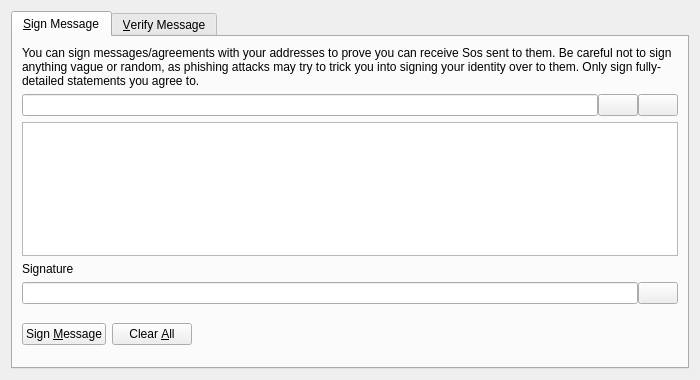
<?xml version="1.0" encoding="UTF-8"?>
<ui version="4.0">
 <class>SignVerifyMessageDialog</class>
 <widget class="QDialog" name="SignVerifyMessageDialog">
  <property name="geometry">
   <rect>
    <x>0</x>
    <y>0</y>
    <width>700</width>
    <height>380</height>
   </rect>
  </property>
  <property name="windowTitle">
   <string>Signatures - Sign / Verify a Message</string>
  </property>
  <property name="modal">
   <bool>true</bool>
  </property>
  <layout class="QVBoxLayout" name="verticalLayout">
   <item>
    <widget class="QTabWidget" name="tabWidget">
     <property name="currentIndex">
      <number>0</number>
     </property>
     <widget class="QWidget" name="tabSignMessage">
      <attribute name="title">
       <string>&amp;Sign Message</string>
      </attribute>
      <layout class="QVBoxLayout" name="verticalLayout_SM">
       <item>
        <widget class="QLabel" name="infoLabel_SM">
         <property name="text">
          <string>You can sign messages/agreements with your addresses to prove you can receive Sos sent to them. Be careful not to sign anything vague or random, as phishing attacks may try to trick you into signing your identity over to them. Only sign fully-detailed statements you agree to.</string>
         </property>
         <property name="textFormat">
          <enum>Qt::PlainText</enum>
         </property>
         <property name="wordWrap">
          <bool>true</bool>
         </property>
        </widget>
       </item>
       <item>
        <layout class="QHBoxLayout" name="horizontalLayout_1_SM">
         <property name="spacing">
          <number>0</number>
         </property>
         <item>
          <widget class="QValidatedLineEdit" name="addressIn_SM">
           <property name="toolTip">
            <string>The Sos address to sign the message with</string>
           </property>
          </widget>
         </item>
         <item>
          <widget class="QPushButton" name="addressBookButton_SM">
           <property name="toolTip">
            <string>Choose previously used address</string>
           </property>
           <property name="text">
            <string/>
           </property>
           <property name="shortcut">
            <string>Alt+A</string>
           </property>
           <property name="autoDefault">
            <bool>false</bool>
           </property>
          </widget>
         </item>
         <item>
          <widget class="QPushButton" name="pasteButton_SM">
           <property name="toolTip">
            <string>Paste address from clipboard</string>
           </property>
           <property name="text">
            <string/>
           </property>
           <property name="shortcut">
            <string>Alt+P</string>
           </property>
           <property name="autoDefault">
            <bool>false</bool>
           </property>
          </widget>
         </item>
        </layout>
       </item>
       <item>
        <widget class="QPlainTextEdit" name="messageIn_SM">
         <property name="toolTip">
          <string>Enter the message you want to sign here</string>
         </property>
        </widget>
       </item>
       <item>
        <widget class="QLabel" name="signatureLabel_SM">
         <property name="text">
          <string>Signature</string>
         </property>
         <property name="textFormat">
          <enum>Qt::PlainText</enum>
         </property>
        </widget>
       </item>
       <item>
        <layout class="QHBoxLayout" name="horizontalLayout_2_SM">
         <property name="spacing">
          <number>0</number>
         </property>
         <item>
          <widget class="QLineEdit" name="signatureOut_SM">
           <property name="font">
            <font>
             <italic>true</italic>
            </font>
           </property>
           <property name="readOnly">
            <bool>true</bool>
           </property>
          </widget>
         </item>
         <item>
          <widget class="QPushButton" name="copySignatureButton_SM">
           <property name="toolTip">
            <string>Copy the current signature to the system clipboard</string>
           </property>
           <property name="text">
            <string/>
           </property>
           <property name="autoDefault">
            <bool>false</bool>
           </property>
          </widget>
         </item>
        </layout>
       </item>
       <item>
        <layout class="QHBoxLayout" name="horizontalLayout_3_SM">
         <item>
          <widget class="QPushButton" name="signMessageButton_SM">
           <property name="toolTip">
            <string>Sign the message to prove you own this Sos address</string>
           </property>
           <property name="text">
            <string>Sign &amp;Message</string>
           </property>
           <property name="autoDefault">
            <bool>false</bool>
           </property>
          </widget>
         </item>
         <item>
          <widget class="QPushButton" name="clearButton_SM">
           <property name="toolTip">
            <string>Reset all sign message fields</string>
           </property>
           <property name="text">
            <string>Clear &amp;All</string>
           </property>
           <property name="autoDefault">
            <bool>false</bool>
           </property>
          </widget>
         </item>
         <item>
          <spacer name="horizontalSpacer_1_SM">
           <property name="orientation">
            <enum>Qt::Horizontal</enum>
           </property>
           <property name="sizeHint" stdset="0">
            <size>
             <width>40</width>
             <height>48</height>
            </size>
           </property>
          </spacer>
         </item>
         <item>
          <widget class="QLabel" name="statusLabel_SM">
           <property name="font">
            <font>
             <weight>75</weight>
             <bold>true</bold>
            </font>
           </property>
           <property name="text">
            <string/>
           </property>
           <property name="wordWrap">
            <bool>true</bool>
           </property>
          </widget>
         </item>
         <item>
          <spacer name="horizontalSpacer_2_SM">
           <property name="orientation">
            <enum>Qt::Horizontal</enum>
           </property>
           <property name="sizeHint" stdset="0">
            <size>
             <width>40</width>
             <height>48</height>
            </size>
           </property>
          </spacer>
         </item>
        </layout>
       </item>
      </layout>
     </widget>
     <widget class="QWidget" name="tabVerifyMessage">
      <attribute name="title">
       <string>&amp;Verify Message</string>
      </attribute>
      <layout class="QVBoxLayout" name="verticalLayout_VM">
       <item>
        <widget class="QLabel" name="infoLabel_VM">
         <property name="text">
          <string>Enter the receiver's address, message (ensure you copy line breaks, spaces, tabs, etc. exactly) and signature below to verify the message. Be careful not to read more into the signature than what is in the signed message itself, to avoid being tricked by a man-in-the-middle attack. Note that this only proves the signing party receives with the address, it cannot prove sendership of any transaction!</string>
         </property>
         <property name="textFormat">
          <enum>Qt::PlainText</enum>
         </property>
         <property name="alignment">
          <set>Qt::AlignLeading|Qt::AlignLeft|Qt::AlignTop</set>
         </property>
         <property name="wordWrap">
          <bool>true</bool>
         </property>
        </widget>
       </item>
       <item>
        <layout class="QHBoxLayout" name="horizontalLayout_1_VM">
         <property name="spacing">
          <number>0</number>
         </property>
         <item>
          <widget class="QValidatedLineEdit" name="addressIn_VM">
           <property name="toolTip">
            <string>The Sos address the message was signed with</string>
           </property>
          </widget>
         </item>
         <item>
          <widget class="QPushButton" name="addressBookButton_VM">
           <property name="toolTip">
            <string>Choose previously used address</string>
           </property>
           <property name="text">
            <string/>
           </property>
           <property name="shortcut">
            <string>Alt+A</string>
           </property>
           <property name="autoDefault">
            <bool>false</bool>
           </property>
          </widget>
         </item>
        </layout>
       </item>
       <item>
        <widget class="QPlainTextEdit" name="messageIn_VM"/>
       </item>
       <item>
        <widget class="QValidatedLineEdit" name="signatureIn_VM"/>
       </item>
       <item>
        <layout class="QHBoxLayout" name="horizontalLayout_2_VM">
         <item>
          <widget class="QPushButton" name="verifyMessageButton_VM">
           <property name="toolTip">
            <string>Verify the message to ensure it was signed with the specified Sos address</string>
           </property>
           <property name="text">
            <string>Verify &amp;Message</string>
           </property>
           <property name="autoDefault">
            <bool>false</bool>
           </property>
          </widget>
         </item>
         <item>
          <widget class="QPushButton" name="clearButton_VM">
           <property name="toolTip">
            <string>Reset all verify message fields</string>
           </property>
           <property name="text">
            <string>Clear &amp;All</string>
           </property>
           <property name="autoDefault">
            <bool>false</bool>
           </property>
          </widget>
         </item>
         <item>
          <spacer name="horizontalSpacer_1_VM">
           <property name="orientation">
            <enum>Qt::Horizontal</enum>
           </property>
           <property name="sizeHint" stdset="0">
            <size>
             <width>40</width>
             <height>48</height>
            </size>
           </property>
          </spacer>
         </item>
         <item>
          <widget class="QLabel" name="statusLabel_VM">
           <property name="font">
            <font>
             <weight>75</weight>
             <bold>true</bold>
            </font>
           </property>
           <property name="text">
            <string/>
           </property>
           <property name="wordWrap">
            <bool>true</bool>
           </property>
          </widget>
         </item>
         <item>
          <spacer name="horizontalSpacer_2_VM">
           <property name="orientation">
            <enum>Qt::Horizontal</enum>
           </property>
           <property name="sizeHint" stdset="0">
            <size>
             <width>40</width>
             <height>48</height>
            </size>
           </property>
          </spacer>
         </item>
        </layout>
       </item>
      </layout>
     </widget>
    </widget>
   </item>
  </layout>
 </widget>
 <customwidgets>
  <customwidget>
   <class>QValidatedLineEdit</class>
   <extends>QLineEdit</extends>
   <header>qvalidatedlineedit.h</header>
  </customwidget>
 </customwidgets>
 <resources>
  <include location="../sos.qrc"/>
 </resources>
 <connections/>
</ui>
